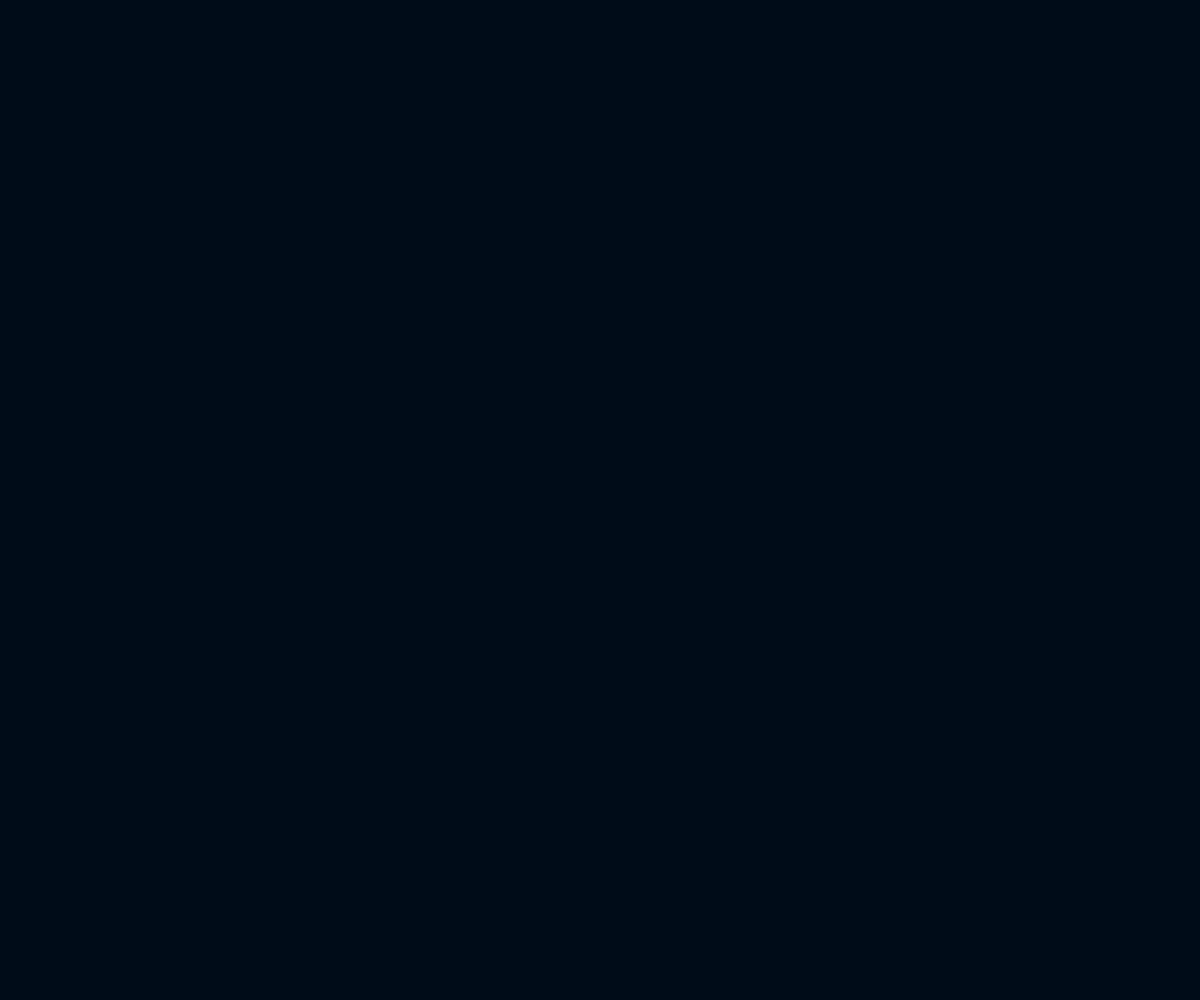
Frame 1 (no input)
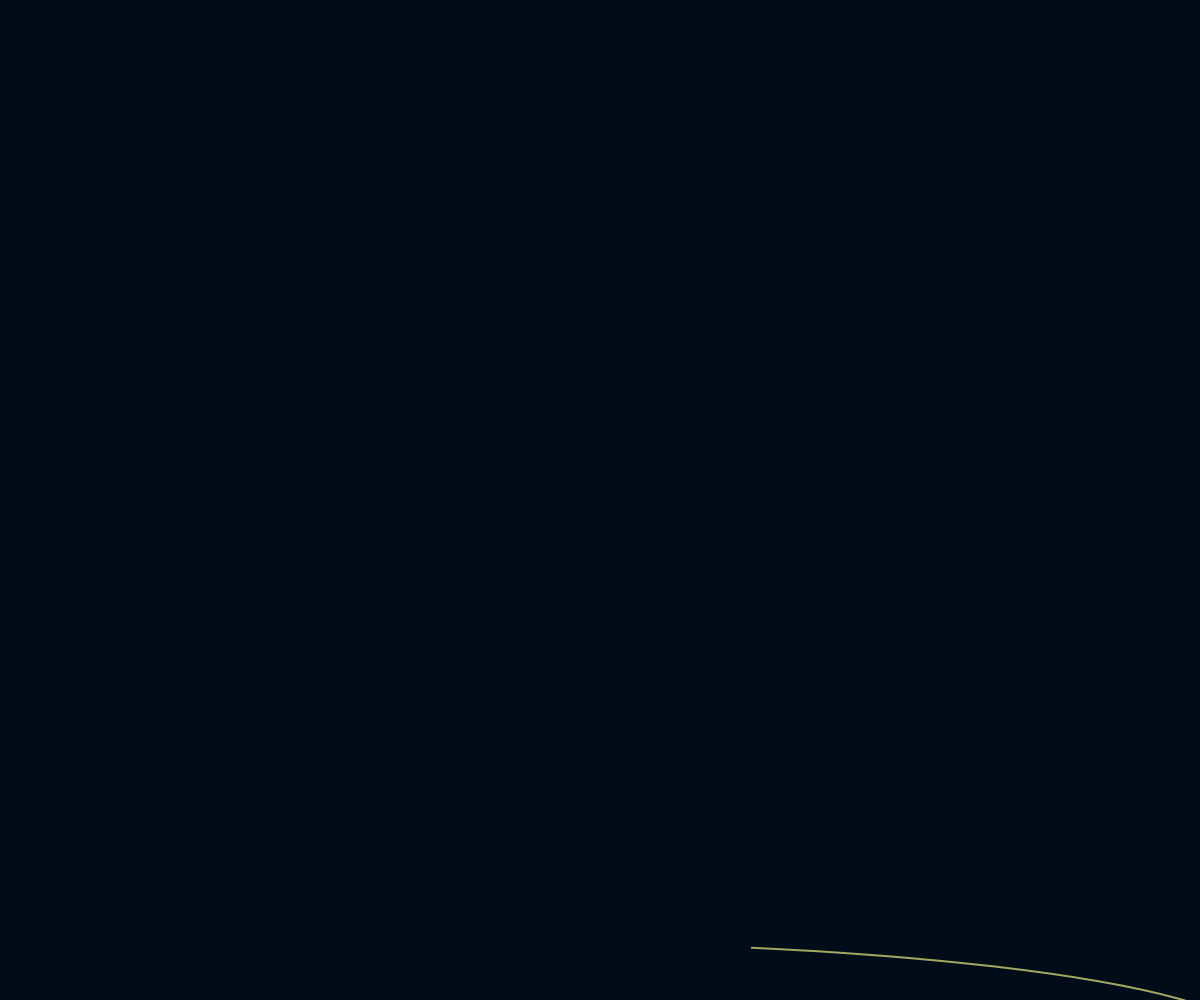
Frame 60 (no input)
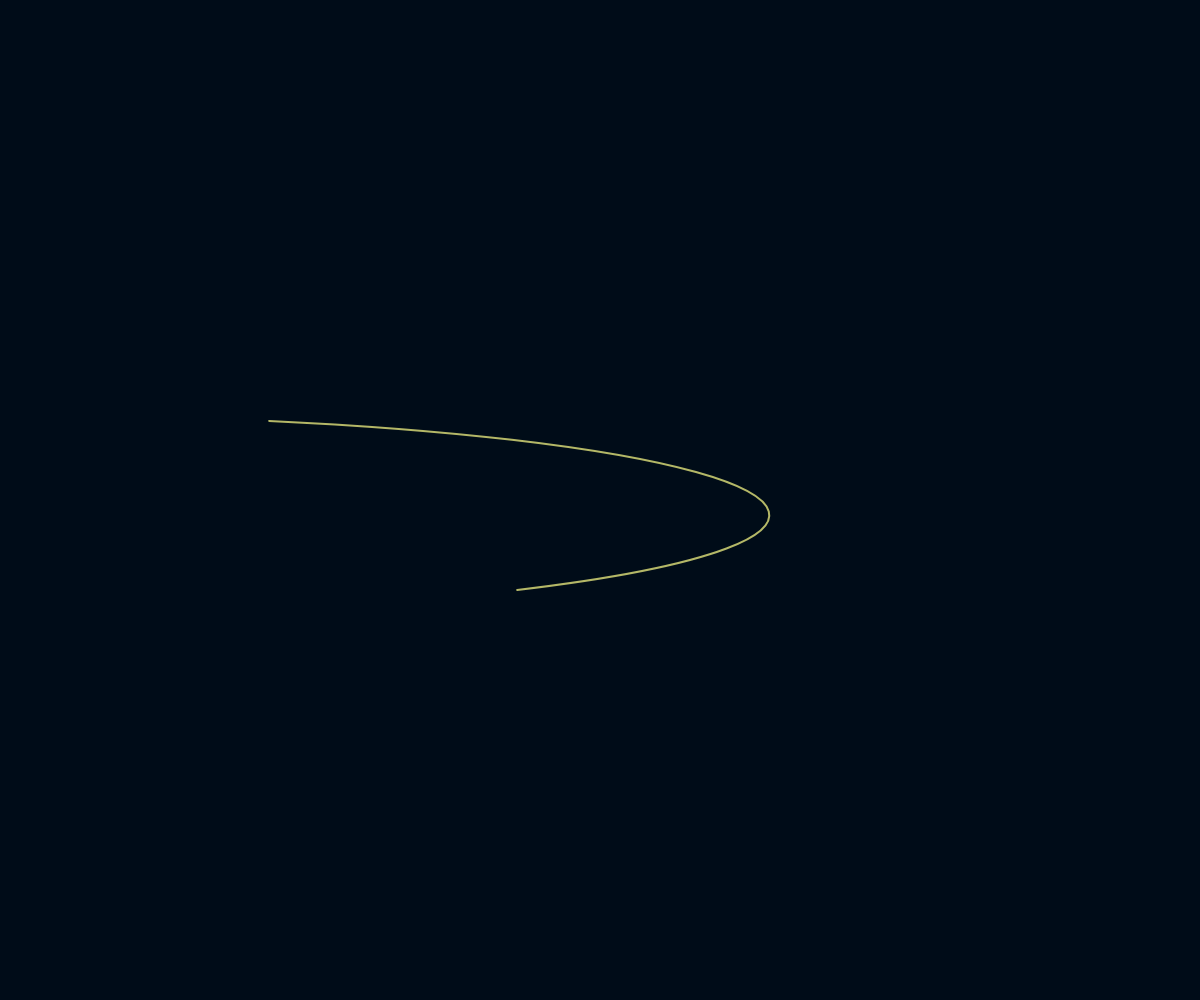
Frame 120 (the mouse pressed at the canvas centre since frame 60)

The p5.js sketch that drew these frames (run headless with seeded random() and noise() and a simulated clock; from frame 60 on, the mouse is pressed at the canvas centre):

// p5.js sketch
// ── sketch.js
let HEIGHT;
let WIDTH;





class ShootingStar {
  constructor() {
    this.arcStart = 3.2 + 0.8 * Math.random();
    this.dist = 1 + 1.5 * Math.random();
    this.posX = Math.random()*WIDTH
    this.posY = Math.random()*HEIGHT
    this.stop = this.arcStart
    this.start = this.arcStart
    this.shoot = true;
    this.inc = 0.5
    this.w = 1500;
    this.h = 200;
    this.color = color(255,255,136, Math.random() *255)
  }
  
  
  updatePosition = () => {
    if (this.stop < this.arcStart + this.dist) {
      
      this.stop += this.inc
    } else if (this.start + 2*this.inc <= this.stop) {
      this.start += this.inc
    } else {
      // reset arc
      this.start = this.arcStart
      this.stop = this.arcStart + 0.01
      // new posisiton
      this.posX = Math.random()*WIDTH
      this.posY = Math.random()*HEIGHT
      // new color
      this.color = color(255,255,136, Math.random() *255)
      // reset stroke
    }
    // this.strokeWeight -= 0.10;
  }

  draw = () => {
    const {posY, posX, w, h, start, stop} = this;
    this.updatePosition()
    stroke(this.color)
    strokeWeight(2)
    noFill()
    arc(posY, posX, w, h, start, stop);
  }
}

let star;
function setup() {
  HEIGHT = windowHeight;
  WIDTH = windowWidth;
  createCanvas(WIDTH, HEIGHT);
  frameRate(30)
  star =  new ShootingStar();
}

let counter = 0

function draw() {
  // put drawing code here
  background(color(0,12,24));

  star.draw()

}
